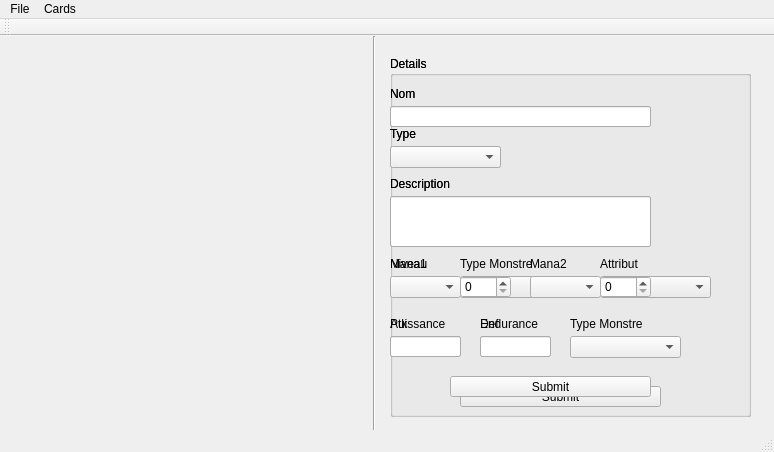
<?xml version="1.0" encoding="UTF-8"?>
<ui version="4.0">
 <class>gameCardgenClass</class>
 <widget class="QMainWindow" name="gameCardgenClass">
  <property name="geometry">
   <rect>
    <x>0</x>
    <y>0</y>
    <width>774</width>
    <height>452</height>
   </rect>
  </property>
  <property name="windowTitle">
   <string>gameCardgen</string>
  </property>
  <widget class="QWidget" name="centralWidget">
   <widget class="Line" name="line">
    <property name="geometry">
     <rect>
      <x>359</x>
      <y>0</y>
      <width>31</width>
      <height>401</height>
     </rect>
    </property>
    <property name="orientation">
     <enum>Qt::Vertical</enum>
    </property>
   </widget>
   <widget class="QGroupBox" name="groupBox_Details_YuGiOh">
    <property name="geometry">
     <rect>
      <x>390</x>
      <y>20</y>
      <width>361</width>
      <height>361</height>
     </rect>
    </property>
    <property name="title">
     <string>Details</string>
    </property>
    <widget class="QLineEdit" name="lineEdit_Nom_Yugioh">
     <property name="geometry">
      <rect>
       <x>0</x>
       <y>50</y>
       <width>261</width>
       <height>21</height>
      </rect>
     </property>
    </widget>
    <widget class="QLineEdit" name="lineEdit_Description_Yugioh">
     <property name="geometry">
      <rect>
       <x>0</x>
       <y>140</y>
       <width>261</width>
       <height>51</height>
      </rect>
     </property>
    </widget>
    <widget class="QLineEdit" name="lineEdit_Atk_Yugioh">
     <property name="geometry">
      <rect>
       <x>0</x>
       <y>280</y>
       <width>71</width>
       <height>21</height>
      </rect>
     </property>
    </widget>
    <widget class="QLabel" name="label_Nom_Yugioh">
     <property name="geometry">
      <rect>
       <x>0</x>
       <y>30</y>
       <width>49</width>
       <height>16</height>
      </rect>
     </property>
     <property name="text">
      <string>Nom</string>
     </property>
    </widget>
    <widget class="QLabel" name="label_Type_Yugioh">
     <property name="geometry">
      <rect>
       <x>0</x>
       <y>70</y>
       <width>49</width>
       <height>16</height>
      </rect>
     </property>
     <property name="text">
      <string>Type</string>
     </property>
    </widget>
    <widget class="QLabel" name="label_Description_Yugioh">
     <property name="geometry">
      <rect>
       <x>0</x>
       <y>120</y>
       <width>71</width>
       <height>16</height>
      </rect>
     </property>
     <property name="text">
      <string>Description</string>
     </property>
    </widget>
    <widget class="QLabel" name="label_Atk_Yugioh">
     <property name="geometry">
      <rect>
       <x>0</x>
       <y>260</y>
       <width>71</width>
       <height>16</height>
      </rect>
     </property>
     <property name="text">
      <string>Atk</string>
     </property>
    </widget>
    <widget class="QLabel" name="label_Niveau_Yugioh">
     <property name="geometry">
      <rect>
       <x>0</x>
       <y>200</y>
       <width>71</width>
       <height>16</height>
      </rect>
     </property>
     <property name="text">
      <string>Niveau</string>
     </property>
    </widget>
    <widget class="QSpinBox" name="spinBox_Level_Yugioh">
     <property name="geometry">
      <rect>
       <x>0</x>
       <y>220</y>
       <width>51</width>
       <height>22</height>
      </rect>
     </property>
    </widget>
    <widget class="QLabel" name="label_TypeMonstre_Yugioh">
     <property name="geometry">
      <rect>
       <x>70</x>
       <y>200</y>
       <width>81</width>
       <height>16</height>
      </rect>
     </property>
     <property name="text">
      <string>Type Monstre</string>
     </property>
    </widget>
    <widget class="QComboBox" name="comboBox_TypeMonstre_Yugioh">
     <property name="geometry">
      <rect>
       <x>70</x>
       <y>220</y>
       <width>111</width>
       <height>22</height>
      </rect>
     </property>
    </widget>
    <widget class="QLabel" name="label_Attribut_Yugioh">
     <property name="geometry">
      <rect>
       <x>210</x>
       <y>200</y>
       <width>81</width>
       <height>16</height>
      </rect>
     </property>
     <property name="text">
      <string>Attribut</string>
     </property>
    </widget>
    <widget class="QComboBox" name="comboBox_AttributMonstre_Yugioh">
     <property name="geometry">
      <rect>
       <x>210</x>
       <y>220</y>
       <width>111</width>
       <height>22</height>
      </rect>
     </property>
    </widget>
    <widget class="QLabel" name="label_Def_Yugioh">
     <property name="geometry">
      <rect>
       <x>90</x>
       <y>260</y>
       <width>71</width>
       <height>16</height>
      </rect>
     </property>
     <property name="text">
      <string>Def</string>
     </property>
    </widget>
    <widget class="QLineEdit" name="lineEdit_Def_Yugioh">
     <property name="geometry">
      <rect>
       <x>90</x>
       <y>280</y>
       <width>71</width>
       <height>21</height>
      </rect>
     </property>
    </widget>
    <widget class="QComboBox" name="comboBox_TypeCard_Yugioh">
     <property name="geometry">
      <rect>
       <x>0</x>
       <y>90</y>
       <width>111</width>
       <height>22</height>
      </rect>
     </property>
    </widget>
    <widget class="QPushButton" name="pushButton_Submit_Yugioh">
     <property name="geometry">
      <rect>
       <x>70</x>
       <y>330</y>
       <width>201</width>
       <height>21</height>
      </rect>
     </property>
     <property name="text">
      <string>Submit</string>
     </property>
    </widget>
    <widget class="QGroupBox" name="groupBox_Details_Magic">
     <property name="geometry">
      <rect>
       <x>0</x>
       <y>0</y>
       <width>361</width>
       <height>361</height>
      </rect>
     </property>
     <property name="title">
      <string>Details</string>
     </property>
     <widget class="QLineEdit" name="lineEdit_Nom_Magic">
      <property name="geometry">
       <rect>
        <x>0</x>
        <y>50</y>
        <width>261</width>
        <height>21</height>
       </rect>
      </property>
     </widget>
     <widget class="QLineEdit" name="lineEdit_Description_Magic">
      <property name="geometry">
       <rect>
        <x>0</x>
        <y>140</y>
        <width>261</width>
        <height>51</height>
       </rect>
      </property>
     </widget>
     <widget class="QLineEdit" name="lineEdit_Puissance_Magic">
      <property name="geometry">
       <rect>
        <x>0</x>
        <y>280</y>
        <width>71</width>
        <height>21</height>
       </rect>
      </property>
     </widget>
     <widget class="QLabel" name="label_Nom_Magic">
      <property name="geometry">
       <rect>
        <x>0</x>
        <y>30</y>
        <width>49</width>
        <height>16</height>
       </rect>
      </property>
      <property name="text">
       <string>Nom</string>
      </property>
     </widget>
     <widget class="QLabel" name="label_Type_Magic">
      <property name="geometry">
       <rect>
        <x>0</x>
        <y>70</y>
        <width>49</width>
        <height>16</height>
       </rect>
      </property>
      <property name="text">
       <string>Type</string>
      </property>
     </widget>
     <widget class="QLabel" name="label_Description_Magic">
      <property name="geometry">
       <rect>
        <x>0</x>
        <y>120</y>
        <width>71</width>
        <height>16</height>
       </rect>
      </property>
      <property name="text">
       <string>Description</string>
      </property>
     </widget>
     <widget class="QLabel" name="label_Puissance_Magic">
      <property name="geometry">
       <rect>
        <x>0</x>
        <y>260</y>
        <width>71</width>
        <height>16</height>
       </rect>
      </property>
      <property name="text">
       <string>Puissance</string>
      </property>
     </widget>
     <widget class="QLabel" name="label_TypeMonstre_Magic">
      <property name="geometry">
       <rect>
        <x>180</x>
        <y>260</y>
        <width>81</width>
        <height>16</height>
       </rect>
      </property>
      <property name="text">
       <string>Type Monstre</string>
      </property>
     </widget>
     <widget class="QComboBox" name="comboBox_TypeMonstre_Magic">
      <property name="geometry">
       <rect>
        <x>180</x>
        <y>280</y>
        <width>111</width>
        <height>22</height>
       </rect>
      </property>
     </widget>
     <widget class="QLabel" name="label_Endurance_Magic">
      <property name="geometry">
       <rect>
        <x>90</x>
        <y>260</y>
        <width>71</width>
        <height>16</height>
       </rect>
      </property>
      <property name="text">
       <string>Endurance</string>
      </property>
     </widget>
     <widget class="QLineEdit" name="lineEdit_Endurance_Magic">
      <property name="geometry">
       <rect>
        <x>90</x>
        <y>280</y>
        <width>71</width>
        <height>21</height>
       </rect>
      </property>
     </widget>
     <widget class="QComboBox" name="comboBox_TypeCard_Magic">
      <property name="geometry">
       <rect>
        <x>0</x>
        <y>90</y>
        <width>111</width>
        <height>22</height>
       </rect>
      </property>
     </widget>
     <widget class="QPushButton" name="pushButton_Submit_Magic">
      <property name="geometry">
       <rect>
        <x>60</x>
        <y>320</y>
        <width>201</width>
        <height>21</height>
       </rect>
      </property>
      <property name="text">
       <string>Submit</string>
      </property>
     </widget>
     <widget class="QLabel" name="label_Mana1_Magic">
      <property name="geometry">
       <rect>
        <x>0</x>
        <y>200</y>
        <width>71</width>
        <height>16</height>
       </rect>
      </property>
      <property name="text">
       <string>Mana1</string>
      </property>
     </widget>
     <widget class="QComboBox" name="comboBox_Mana1_Magic">
      <property name="geometry">
       <rect>
        <x>0</x>
        <y>220</y>
        <width>71</width>
        <height>22</height>
       </rect>
      </property>
     </widget>
     <widget class="QSpinBox" name="spinBox_nbMana1_Magic">
      <property name="geometry">
       <rect>
        <x>70</x>
        <y>220</y>
        <width>51</width>
        <height>22</height>
       </rect>
      </property>
     </widget>
     <widget class="QLabel" name="label_Mana2_Magic">
      <property name="geometry">
       <rect>
        <x>140</x>
        <y>200</y>
        <width>71</width>
        <height>16</height>
       </rect>
      </property>
      <property name="text">
       <string>Mana2</string>
      </property>
     </widget>
     <widget class="QComboBox" name="comboBox_Mana2_Magic">
      <property name="geometry">
       <rect>
        <x>140</x>
        <y>220</y>
        <width>71</width>
        <height>22</height>
       </rect>
      </property>
     </widget>
     <widget class="QSpinBox" name="spinBox_nbMana2_Magic">
      <property name="geometry">
       <rect>
        <x>210</x>
        <y>220</y>
        <width>51</width>
        <height>22</height>
       </rect>
      </property>
     </widget>
    </widget>
   </widget>
  </widget>
  <widget class="QMenuBar" name="menuBar">
   <property name="geometry">
    <rect>
     <x>0</x>
     <y>0</y>
     <width>774</width>
     <height>22</height>
    </rect>
   </property>
   <widget class="QMenu" name="menuFile">
    <property name="title">
     <string>File</string>
    </property>
    <addaction name="actionSave"/>
   </widget>
   <widget class="QMenu" name="menuCards">
    <property name="title">
     <string>Cards</string>
    </property>
    <addaction name="actionYu_Gi_Oh"/>
    <addaction name="actionMagic"/>
   </widget>
   <addaction name="menuFile"/>
   <addaction name="menuCards"/>
  </widget>
  <widget class="QToolBar" name="mainToolBar">
   <attribute name="toolBarArea">
    <enum>TopToolBarArea</enum>
   </attribute>
   <attribute name="toolBarBreak">
    <bool>false</bool>
   </attribute>
  </widget>
  <widget class="QStatusBar" name="statusBar"/>
  <action name="actionSave">
   <property name="text">
    <string>Save</string>
   </property>
  </action>
  <action name="actionYu_Gi_Oh">
   <property name="text">
    <string>Yu-Gi-Oh</string>
   </property>
  </action>
  <action name="actionMagic">
   <property name="text">
    <string>Magic</string>
   </property>
  </action>
 </widget>
 <layoutdefault spacing="6" margin="11"/>
 <resources>
  <include location="gameCardgen.qrc"/>
 </resources>
 <connections/>
</ui>
